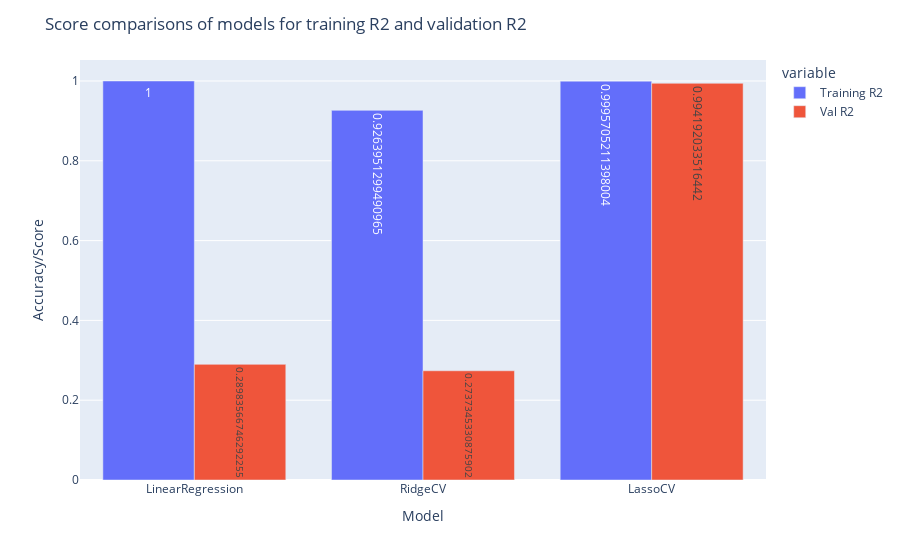
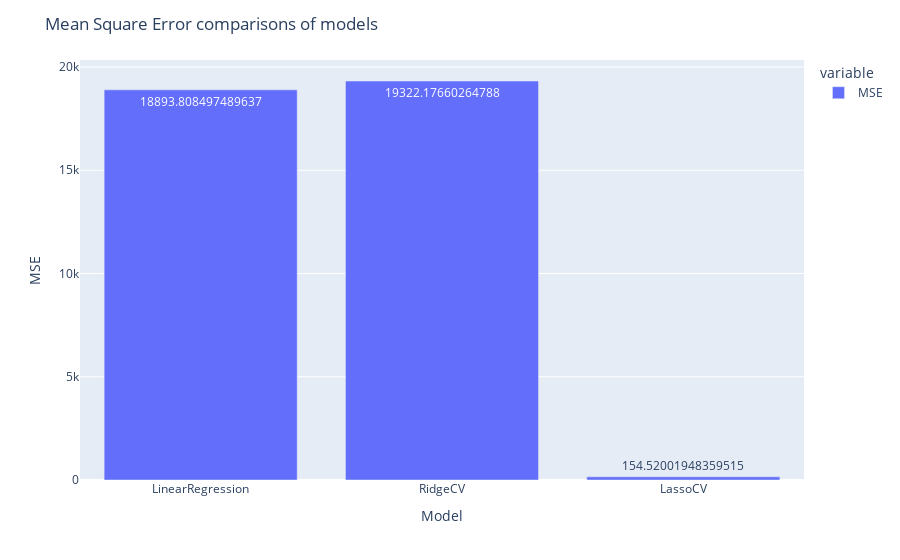

The code cell stored with these charts, in order, in its notebook:
### Code cell
df=df_unpivot[df_unpivot.Set=='100 Samples, 120 Features']
df=df[df['variable'] != 'MSE']
display(df)
import plotly.graph_objects as go
fig = px.bar(df, x="Name", y='value',
             color='variable', barmode='group',text='value'
)
fig.update_layout(yaxis_title='Accuracy/Score',xaxis_title='Model',title="Score comparisons of models for training R2 and validation R2")
fig.show()
df=df_unpivot[df_unpivot.Set=='100 Samples, 120 Features']
df=df[df['variable'] == 'MSE']
display(df)
import plotly.graph_objects as go
fig = px.bar(df, x="Name", y='value',
             color='variable', barmode='group',text='value',
)
fig.update_layout(yaxis_title='MSE',xaxis_title='Model',title="Mean Square Error comparisons of models")
fig.show()

### Figure 1 — Plotly figure (JSON) as saved in the notebook; plotly's stock layout.template omitted (floating-point values rounded to 4 significant figures)
{"data": [{"alignmentgroup": "True", "hovertemplate": "variable=Training R2<br>Name=%{x}<br>value=%{text}<extra></extra>", "legendgroup": "Training R2", "marker": {"color": "#636efa", "pattern": {"shape": ""}}, "name": "Training R2", "offsetgroup": "Training R2", "orientation": "v", "showlegend": true, "text": [1, 0.9264, 0.9996], "textposition": "auto", "type": "bar", "x": ["LinearRegression", "RidgeCV", "LassoCV"], "xaxis": "x", "y": [1, 0.9264, 0.9996], "yaxis": "y"}, {"alignmentgroup": "True", "hovertemplate": "variable=Val R2<br>Name=%{x}<br>value=%{text}<extra></extra>", "legendgroup": "Val R2", "marker": {"color": "#EF553B", "pattern": {"shape": ""}}, "name": "Val R2", "offsetgroup": "Val R2", "orientation": "v", "showlegend": true, "text": [0.2898, 0.2737, 0.9942], "textposition": "auto", "type": "bar", "x": ["LinearRegression", "RidgeCV", "LassoCV"], "xaxis": "x", "y": [0.2898, 0.2737, 0.9942], "yaxis": "y"}], "layout": {"barmode": "group", "legend": {"title": {"text": "variable"}, "tracegroupgap": 0}, "margin": {"t": 60}, "title": {"text": "Score comparisons of models for training R2 and validation R2"}, "xaxis": {"anchor": "y", "domain": [0, 1], "title": {"text": "Model"}}, "yaxis": {"anchor": "x", "domain": [0, 1], "title": {"text": "Accuracy/Score"}}}}

### Figure 2 — Plotly figure (JSON) as saved in the notebook; plotly's stock layout.template omitted (floating-point values rounded to 4 significant figures)
{"data": [{"alignmentgroup": "True", "hovertemplate": "variable=MSE<br>Name=%{x}<br>value=%{text}<extra></extra>", "legendgroup": "MSE", "marker": {"color": "#636efa", "pattern": {"shape": ""}}, "name": "MSE", "offsetgroup": "MSE", "orientation": "v", "showlegend": true, "text": [18890.0, 19320.0, 154.5], "textposition": "auto", "type": "bar", "x": ["LinearRegression", "RidgeCV", "LassoCV"], "xaxis": "x", "y": [18890.0, 19320.0, 154.5], "yaxis": "y"}], "layout": {"barmode": "group", "legend": {"title": {"text": "variable"}, "tracegroupgap": 0}, "margin": {"t": 60}, "title": {"text": "Mean Square Error comparisons of models"}, "xaxis": {"anchor": "y", "domain": [0, 1], "title": {"text": "Model"}}, "yaxis": {"anchor": "x", "domain": [0, 1], "title": {"text": "MSE"}}}}
